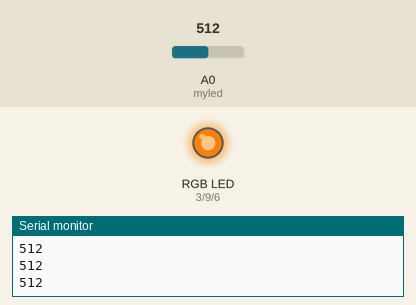
This sketch was run on a simulated Arduino Uno, built with avr-gcc and run on an emulated ATmega328P. Shown: an RGB LED mixed from three pins (HIGH = lit), the last lines printed to the serial monitor. The inputs (shaded band) are chosen by the test bench; at power-on: A0 (myled) = 512.

Above: at 1.2 s.
1.3 s: A0 (myled) set to 716
At 2.2 s:
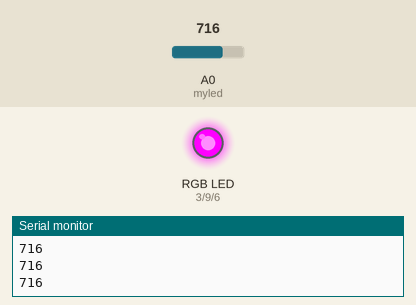
2.8 s: A0 (myled) set to 900
At 3.4 s:
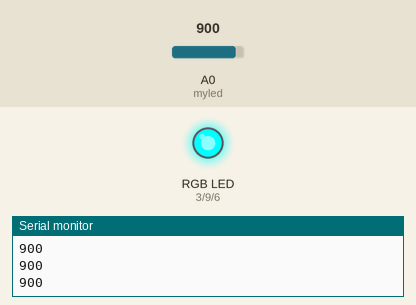
4.3 s: A0 (myled) set to 306
At 5.5 s:
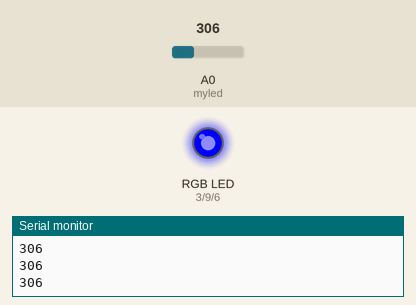
5.8 s: A0 (myled) set to 122
At 6.9 s:
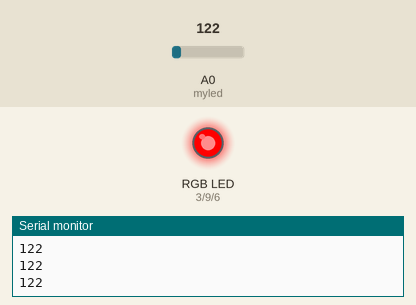
7.3 s: A0 (myled) set to 511
At 8.0 s:
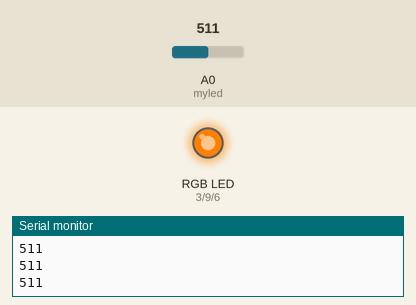
Timing chart, 0 to 9.8 s (numbered marks = the images above; inputs shaded):
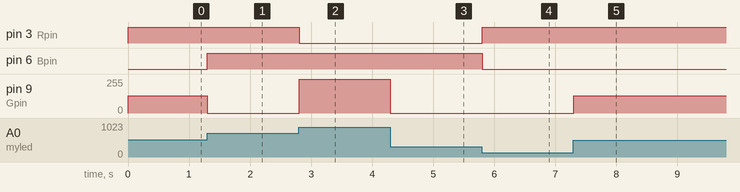

Measured:
- after the input at 1.3 s, pin 6 (Bpin): LOW → HIGH at once; pin 9 (Gpin): 128/255 → 0/255 at once
- after the input at 2.8 s, pin 3 (Rpin): HIGH → LOW at once; pin 9 (Gpin): 0/255 → 255/255 at once
- after the input at 4.3 s, pin 9 (Gpin): 255/255 → 0/255 at once
- after the input at 5.8 s, pin 3 (Rpin): LOW → HIGH at once; pin 6 (Bpin): HIGH → LOW at once
- after the input at 7.3 s, pin 9 (Gpin): 0/255 → 128/255 at once

The sketch:

ColourComboPot.ino
```cpp
int Rpin=3;
int Gpin=9;
int Bpin=6;
int myled(int potvalue1,int potvalue2,int Ranalogvalue,int Ganalogvalue,int Banalogvalue){

if(analogRead(A0)>potvalue1 && analogRead(A0)<potvalue2){
  analogWrite(Rpin,Ranalogvalue);
  analogWrite(Gpin,Ganalogvalue);
  analogWrite(Bpin,Banalogvalue);
}
}

void setup() {
  Serial.begin(9600);
pinMode(Rpin,OUTPUT);
pinMode(Gpin,OUTPUT);
pinMode(Bpin,OUTPUT);
  // put your setup code here, to run once:

}
void loop() {
  Serial.println(analogRead(A0));
  // put your main code here, to run repeatedly:
myled(100,150,255,0,0);//pure red
myled(150,250,0,255,0);//pure green
myled(250,350,0,0,255);//pure blue
myled(350,450,255,255,0);//yellow
myled(450,550,255,128,0);//orange
myled(550,650,255,0,128);//rose
myled(650,750,255,0,255);//magenta
myled(750,850,128,0,255);//violet
myled(850,950,0,255,255);//cyan
myled(950,1023,0,128,255);//azure
}
```
